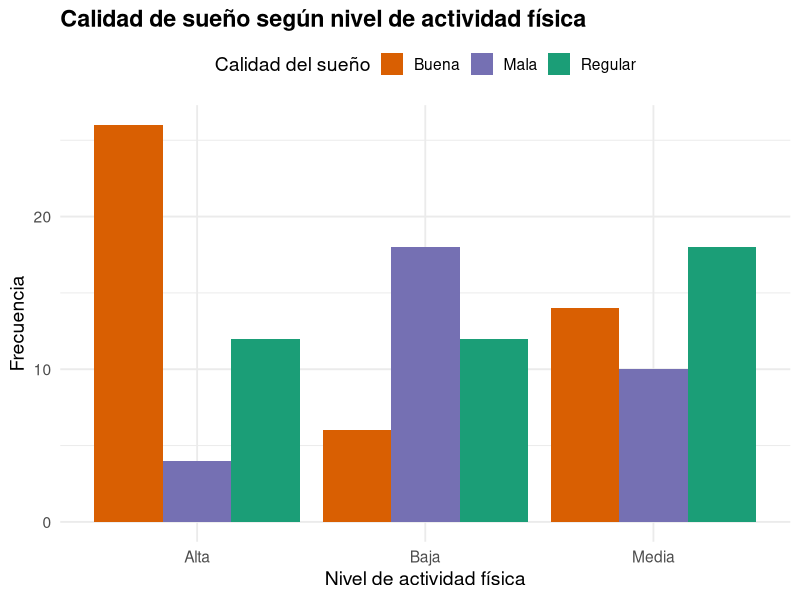
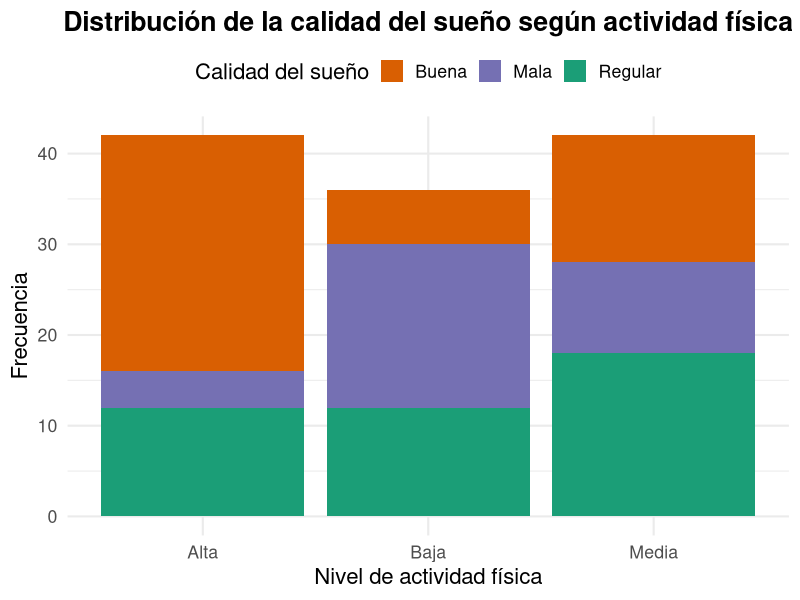
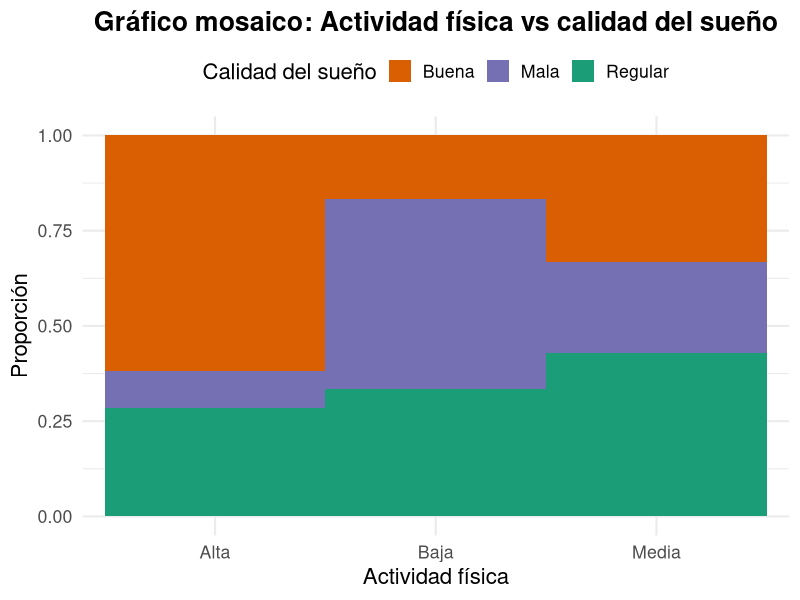
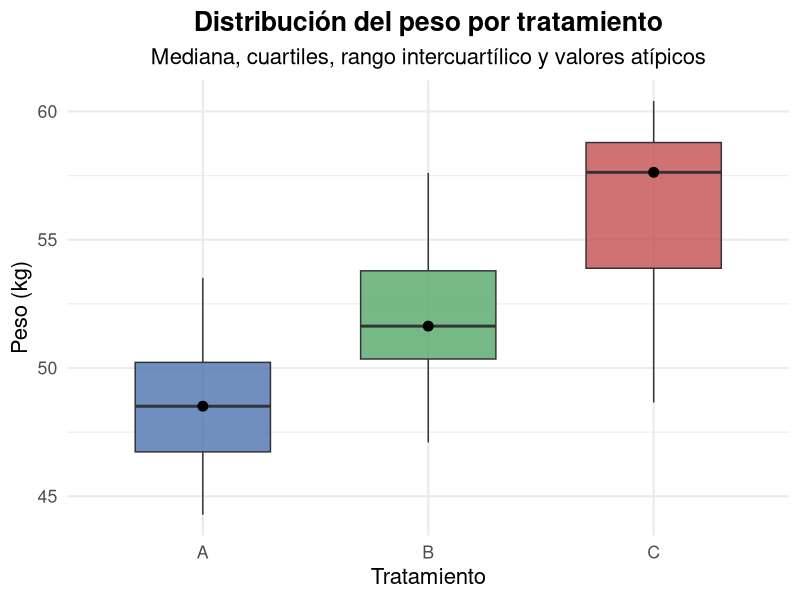
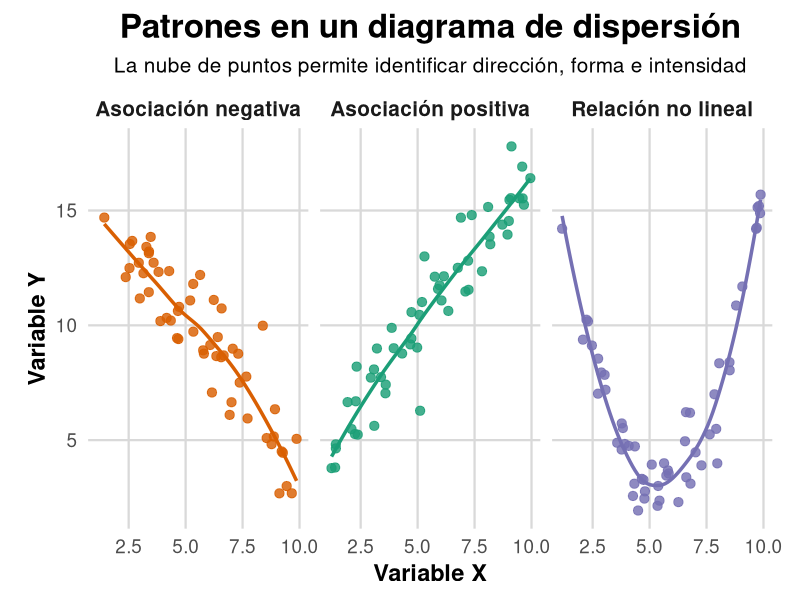

Source code (R) for these figures, in order:
## ---- chunk 1
# Librerías
library(ggplot2)

# Datos
datos <- data.frame(
  Actividad = rep(c("Baja", "Media", "Alta"), each = 3),
  Sueno = rep(c("Mala", "Regular", "Buena"), times = 3),
  Frecuencia = c(18, 12, 6,
                 10, 18, 14,
                 4, 12, 26)
)

# Gráfico de barras agrupadas
ggplot(datos, aes(x = Actividad, y = Frecuencia, fill = Sueno)) +
  geom_bar(stat = "identity", position = "dodge") +
  scale_fill_manual(values = c("#d95f02", "#7570b3", "#1b9e77")) +
  labs(
    title = "Calidad de sueño según nivel de actividad física",
    x = "Nivel de actividad física",
    y = "Frecuencia",
    fill = "Calidad del sueño"
  ) +
  theme_minimal(base_size = 14) +
  theme(
    plot.title = element_text(face = "bold"),
    legend.position = "top"
  )
## ---- chunk 2
library(ggplot2)
# Datos
datos <- data.frame(
  Actividad = rep(c("Baja", "Media", "Alta"), each = 3),
  Sueno = rep(c("Mala", "Regular", "Buena"), times = 3),
  Frecuencia = c(18, 12, 6,
                 10, 18, 14,
                 4, 12, 26)
)

# Gráfico de barras apiladas
ggplot(datos, aes(x = Actividad, y = Frecuencia, fill = Sueno)) +
  geom_bar(stat = "identity") +
  
  scale_fill_manual(values = c("#d95f02", "#7570b3", "#1b9e77")) +
  
  labs(
    title = "Distribución de la calidad del sueño según actividad física",
    x = "Nivel de actividad física",
    y = "Frecuencia",
    fill = "Calidad del sueño"
  ) +
  
  theme_minimal(base_size = 16) +
  theme(
    plot.title = element_text(face = "bold", hjust = 0.5),
    legend.position = "top"
  )
## ---- chunk 3
# Librerías
library(ggplot2)

# Datos
datos <- data.frame(
  Actividad = rep(c("Baja", "Media", "Alta"), each = 3),
  Sueno = rep(c("Mala", "Regular", "Buena"), times = 3),
  Frecuencia = c(18, 12, 6,
                 10, 18, 14,
                 4, 12, 26)
)

# Gráfico mosaico con ggplot
ggplot(datos, aes(x = Actividad, y = Frecuencia, fill = Sueno)) +
  geom_bar(stat = "identity", position = "fill", width = 1) +
  
  scale_fill_manual(values = c("#d95f02", "#7570b3", "#1b9e77")) +
  
  labs(
    title = "Gráfico mosaico: Actividad física vs calidad del sueño",
    x = "Actividad física",
    y = "Proporción",
    fill = "Calidad del sueño"
  ) +
  
  theme_minimal(base_size = 16) +
  theme(
    plot.title = element_text(face = "bold", hjust = 0.5),
    legend.position = "top"
  )
## ---- chunk 4
library(ggplot2)

# Datos simulados coherentes con tu tabla resumen
set.seed(123)

datos <- data.frame(
  Tratamiento = rep(c("A", "B", "C"), each = 12),
  Peso = c(
    rnorm(12, mean = 48.2, sd = 3.1),
    rnorm(12, mean = 52.6, sd = 2.8),
    rnorm(12, mean = 55.4, sd = 4.0)
  )
)

# Boxplot bonito
ggplot(datos, aes(x = Tratamiento, y = Peso, fill = Tratamiento)) +
  geom_boxplot(alpha = 0.8, width = 0.6, outlier.color = "red", outlier.size = 2) +
  
  # Mediana resaltada
  stat_summary(fun = median, geom = "point", size = 3, color = "black") +
  
  scale_fill_manual(values = c("#4C72B0", "#55A868", "#C44E52")) +
  
  labs(
    title = "Distribución del peso por tratamiento",
    subtitle = "Mediana, cuartiles, rango intercuartílico y valores atípicos",
    x = "Tratamiento",
    y = "Peso (kg)"
  ) +
  
  theme_minimal(base_size = 16) +
  theme(
    plot.title = element_text(face = "bold", hjust = 0.5),
    plot.subtitle = element_text(hjust = 0.5),
    legend.position = "none"
  )
## ---- chunk 5
library(ggplot2)
library(dplyr)

set.seed(123)

n <- 55

datos <- bind_rows(
  data.frame(
    X = runif(n, 1, 10),
    Tipo = "Asociación positiva"
  ) |>
    mutate(Y = 3 + 1.4 * X + rnorm(n, 0, 1.2)),

  data.frame(
    X = runif(n, 1, 10),
    Tipo = "Asociación negativa"
  ) |>
    mutate(Y = 17 - 1.3 * X + rnorm(n, 0, 1.2)),

  data.frame(
    X = runif(n, 1, 10),
    Tipo = "Relación no lineal"
  ) |>
    mutate(Y = 0.65 * (X - 5.5)^2 + 3 + rnorm(n, 0, 0.9))
)

ggplot(datos, aes(x = X, y = Y)) +
  geom_point(
    aes(color = Tipo),
    size = 2.8,
    alpha = 0.82
  ) +
  geom_smooth(
    aes(color = Tipo),
    method = "loess",
    se = FALSE,
    linewidth = 1.2
  ) +
  facet_wrap(~ Tipo, nrow = 1) +
  scale_color_manual(
    values = c(
      "Asociación positiva" = "#1B9E77",
      "Asociación negativa" = "#D95F02",
      "Relación no lineal" = "#7570B3"
    )
  ) +
  labs(
    title = "Patrones en un diagrama de dispersión",
    subtitle = "La nube de puntos permite identificar dirección, forma e intensidad",
    x = "Variable X",
    y = "Variable Y"
  ) +
  theme_minimal(base_size = 17) +
  theme(
    legend.position = "none",
    plot.title = element_text(face = "bold", size = 24, hjust = 0.5),
    plot.subtitle = element_text(size = 15, hjust = 0.5),
    strip.text = element_text(face = "bold", size = 15),
    panel.grid.minor = element_blank(),
    panel.grid.major = element_line(color = "gray85"),
    axis.title = element_text(face = "bold"),
    plot.margin = margin(10, 20, 10, 20)
  )
